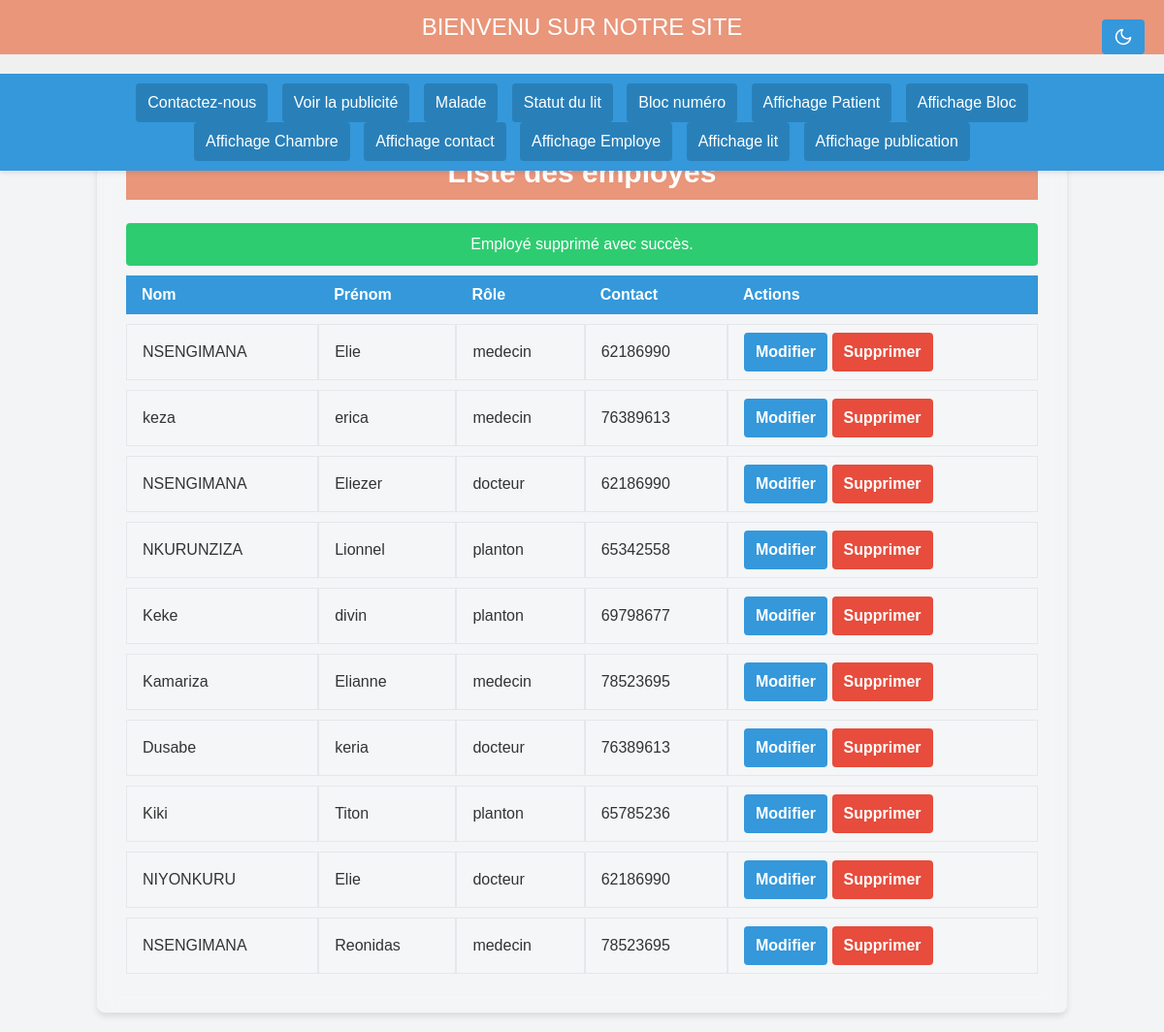
Page /user/affichageemploye.php?sup=1 on the committed database.
### tables this page shows
CREATE TABLE `employe` (
  `id_employe` int(11) NOT NULL,
  `nom` varchar(50) DEFAULT NULL,
  `prenom` varchar(50) DEFAULT NULL,
  `role` varchar(30) DEFAULT NULL,
  `contact` varchar(15) DEFAULT NULL,
  `id_bloc` int(11) DEFAULT NULL,
  `id_ch` int(11) DEFAULT NULL,
  `id_lit` int(15) DEFAULT NULL
);

### user/affichageemploye.php (the view, shortened to what this page needs)
<!DOCTYPE html>
<html lang="fr">
<head>
    <link href="https://cdn.jsdelivr.net/npm/tailwindcss@2.2.19/dist/tailwind.min.css" rel="stylesheet">
</head>
<body class="bg-gray-100">
    <?php include 'Accueil.php'; ?>
    <button id="darkModeToggle" class="btn btn-primary">
        <svg xmlns="http://www.w3.org/2000/svg" width="20" height="20" viewBox="0 0 24 24" fill="none" stroke="currentColor" stroke-width="2" stroke-linecap="round" stroke-linejoin="round">
            <path d="M21 12.79A9 9 0 1 1 11.21 3 7 7 0 0 0 21 12.79z"></path>
        </svg>
    </button>
    <div class="container">
        <h1 class="text-3xl font-bold mb-6">Liste des employés</h1>
        <?php
        try {
            $pdo = new PDO('mysql:host=localhost;dbname=gestion_chambre_lit;charset=utf8', 'root', '');
            $pdo->setAttribute(PDO::ATTR_ERRMODE, PDO::ERRMODE_EXCEPTION);
        } catch (PDOException $e) {
            die("Erreur de connexion : " . $e->getMessage());
        }
        if (isset($_GET["sup"])) {
            $id_employe = filter_input(INPUT_GET, 'sup', FILTER_VALIDATE_INT);
            if ($id_employe !== false && $id_employe !== null) {
                try {
                    echo '<div class="message success">Employé supprimé avec succès.</div>';
                } catch (PDOException $e) {
                    echo '<div class="message error">Erreur lors de la suppression : ' . $e->getMessage() . '</div>';
                }
            } else {
                echo '<div class="message error">ID d\'employé invalide.</div>';
            }
        }
        try {
            $affichageEmp = $pdo->query("SELECT * FROM employe");
        } catch (PDOException $e) {
            echo '<div class="message error">Erreur lors de la récupération des données : ' . $e->getMessage() . '</div>';
            exit;
        }
        ?>
        <div class="overflow-x-auto">
            <table class="w-full table-auto">
                <thead>
                    <tr>
                        <th class="px-4 py-2">Nom</th>
                        <th class="px-4 py-2">Prénom</th>
                        <th class="px-4 py-2">Rôle</th>
                        <th class="px-4 py-2">Contact</th>
                        <th class="px-4 py-2">Actions</th>
                    </tr>
                </thead>
                <tbody>
                    <?php while ($employeRecup = $affichageEmp->fetch(PDO::FETCH_ASSOC)) { ?>
                        <tr class="animated-row">
                            <td class="border px-4 py-2"><?php echo htmlspecialchars($employeRecup["nom"]); ?></td>
                            <td class="border px-4 py-2"><?php echo htmlspecialchars($employeRecup["prenom"]); ?></td>
                            <td class="border px-4 py-2"><?php echo htmlspecialchars($employeRecup["role"] ?? 'N/A'); ?></td>
                            <td class="border px-4 py-2"><?php echo htmlspecialchars($employeRecup["contact"]); ?></td>
                            <td class="border px-4 py-2">
                                <a href="modifieemploye.php?id=<?php echo $employeRecup["id_employe"]; ?>" class="btn btn-primary">Modifier</a>
                                <a href="affichageemploye.php?sup=<?php echo $employeRecup["id_employe"]; ?>" class="btn btn-danger" onclick="return confirm('Êtes-vous sûr de vouloir supprimer cet employé ?');">Supprimer</a>
                            </td>
                        </tr>
                    <?php } ?>
                </tbody>
            </table>
        </div>
    </div>
</body>
</html>

### user/affichageemploye.php (style rules this page uses)
:root { --primary-color: #3498db; --secondary-color: #2ecc71; --danger-color: #e74c3c; --background-color: #f0f0f0; --text-color: #333; --card-bg: rgba(255, 255, 255, 0.1); }
body { font-family: 'Arial', sans-serif; background-color: var(--background-color); color: var(--text-color); transition: all 0.3s ease; }
.container { max-width: 1000px; margin: 20px auto; background-color: var(--card-bg); backdrop-filter: blur(10px); border-radius: 8px; box-shadow: 0 4px 6px rgba(0, 0, 0, 0.1); padding: 30px; }
h1 { color: var(--primary-color); text-align: center; margin-bottom: 20px; }
table { width: 100%; border-collapse: separate; border-spacing: 0 10px; }
th, td { padding: 12px; text-align: left; }
th { background-color: var(--primary-color); color: #fff; }
tr { background-color: var(--card-bg); transition: all 0.3s ease; }
.btn { display: inline-block; padding: 8px 12px; border-radius: 4px; text-decoration: none; color: #fff; font-weight: bold; transition: all 0.3s ease; }
.btn-danger { background-color: var(--danger-color); }
.btn-primary { background-color: var(--primary-color); }
.message { margin-top: 20px; padding: 10px; border-radius: 4px; text-align: center; color: #fff; }
.success { background-color: var(--secondary-color); }
#darkModeToggle { position: fixed; top: 20px; right: 20px; z-index: 1000; }
.animated-row { opacity: 0; animation: fadeIn 0.5s ease forwards; }

### user/Accueil.php (style rules this page uses)
* { margin: 0; padding: 0; box-sizing: border-box; }
body { font-family: Arial, sans-serif; padding-top: 100px; }
h1 { background-color: darksalmon; color: white; padding: 10px 0; text-align: center; font-size: 24px; }

### rows in the picture
employe: nom "NSENGIMANA", prenom "Elie", role "medecin", contact "62186990"
employe: nom "keza", prenom "erica", role "medecin", contact "76389613"
employe: nom "NSENGIMANA", prenom "Eliezer", role "docteur", contact "62186990"
employe: nom "NKURUNZIZA", prenom "Lionnel", role "planton", contact "65342558"
employe: nom "Keke", prenom "divin", role "planton", contact "69798677"
employe: nom "Kamariza", prenom "Elianne", role "medecin", contact "78523695"
employe: nom "Dusabe", prenom "keria", role "docteur", contact "76389613"
employe: nom "Kiki", prenom "Titon", role "planton", contact "65785236"
employe: nom "NIYONKURU", prenom "Elie", role "docteur", contact "62186990"
employe: nom "NSENGIMANA", prenom "Reonidas", role "medecin", contact "78523695"
